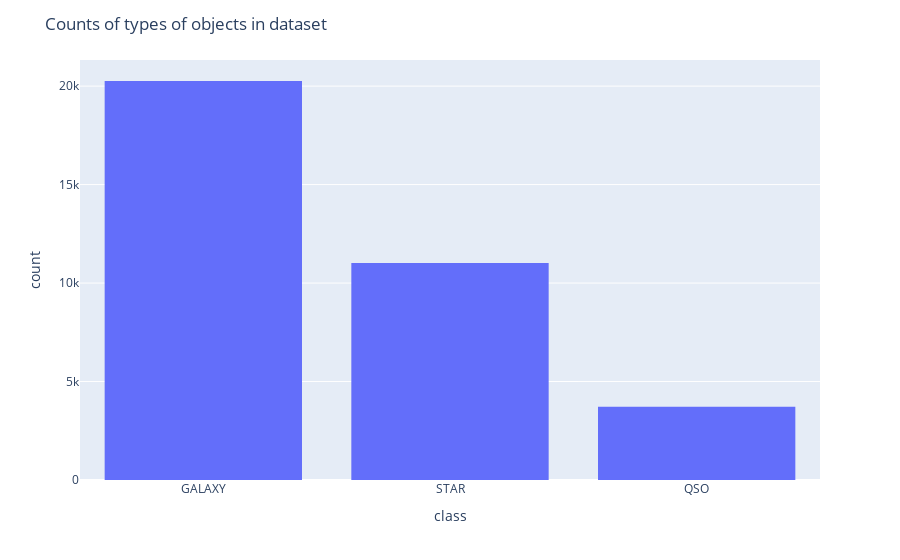

Notebook code for this chart:
### Code cell
fig = px.histogram(data, x="class").update_xaxes(categoryorder='total descending')
fig.update_layout(
    title_text = 'Counts of types of objects in dataset'
)
fig.show()
fig.write_html('img/sqg_counts.html')

### Figure 1 — Plotly figure (JSON) as saved in the notebook; plotly's stock layout.template omitted (floating-point values rounded to 4 significant figures; data arrays with more than 128 entries replaced by an {"elided": "..."} marker saying what was removed)
{"data": [{"alignmentgroup": "True", "bingroup": "x", "hovertemplate": "class=%{x}<br>count=%{y}<extra></extra>", "legendgroup": "", "marker": {"color": "#636efa", "pattern": {"shape": ""}}, "name": "", "offsetgroup": "", "orientation": "v", "showlegend": false, "type": "histogram", "x": {"elided": "35000 str values"}, "xaxis": "x", "yaxis": "y"}], "layout": {"barmode": "relative", "legend": {"tracegroupgap": 0}, "margin": {"t": 60}, "title": {"text": "Counts of types of objects in dataset"}, "xaxis": {"anchor": "y", "categoryorder": "total descending", "domain": [0, 1], "title": {"text": "class"}}, "yaxis": {"anchor": "x", "domain": [0, 1], "title": {"text": "count"}}}}
